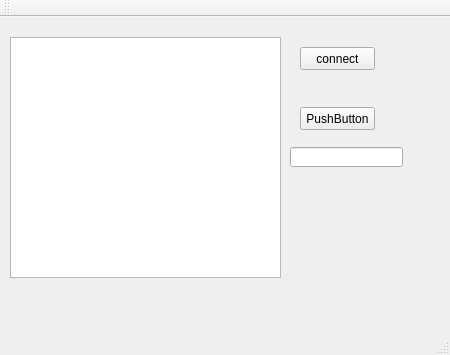
<?xml version="1.0" encoding="UTF-8"?>
<ui version="4.0">
 <class>MainWindow</class>
 <widget class="QMainWindow" name="MainWindow">
  <property name="geometry">
   <rect>
    <x>0</x>
    <y>0</y>
    <width>450</width>
    <height>355</height>
   </rect>
  </property>
  <property name="windowTitle">
   <string>MainWindow</string>
  </property>
  <widget class="QWidget" name="centralWidget">
   <widget class="QTextBrowser" name="textBrowser">
    <property name="geometry">
     <rect>
      <x>10</x>
      <y>20</y>
      <width>271</width>
      <height>241</height>
     </rect>
    </property>
   </widget>
   <widget class="QPushButton" name="pushButton">
    <property name="geometry">
     <rect>
      <x>300</x>
      <y>90</y>
      <width>75</width>
      <height>23</height>
     </rect>
    </property>
    <property name="text">
     <string>PushButton</string>
    </property>
   </widget>
   <widget class="QLineEdit" name="lineEdit">
    <property name="geometry">
     <rect>
      <x>290</x>
      <y>130</y>
      <width>113</width>
      <height>20</height>
     </rect>
    </property>
   </widget>
   <widget class="QPushButton" name="btnConnect">
    <property name="geometry">
     <rect>
      <x>300</x>
      <y>30</y>
      <width>75</width>
      <height>23</height>
     </rect>
    </property>
    <property name="text">
     <string>connect</string>
    </property>
   </widget>
  </widget>
  <widget class="QMenuBar" name="menuBar">
   <property name="geometry">
    <rect>
     <x>0</x>
     <y>0</y>
     <width>450</width>
     <height>23</height>
    </rect>
   </property>
  </widget>
  <widget class="QToolBar" name="mainToolBar">
   <attribute name="toolBarArea">
    <enum>TopToolBarArea</enum>
   </attribute>
   <attribute name="toolBarBreak">
    <bool>false</bool>
   </attribute>
  </widget>
  <widget class="QStatusBar" name="statusBar"/>
 </widget>
 <layoutdefault spacing="6" margin="11"/>
 <resources/>
 <connections/>
</ui>
